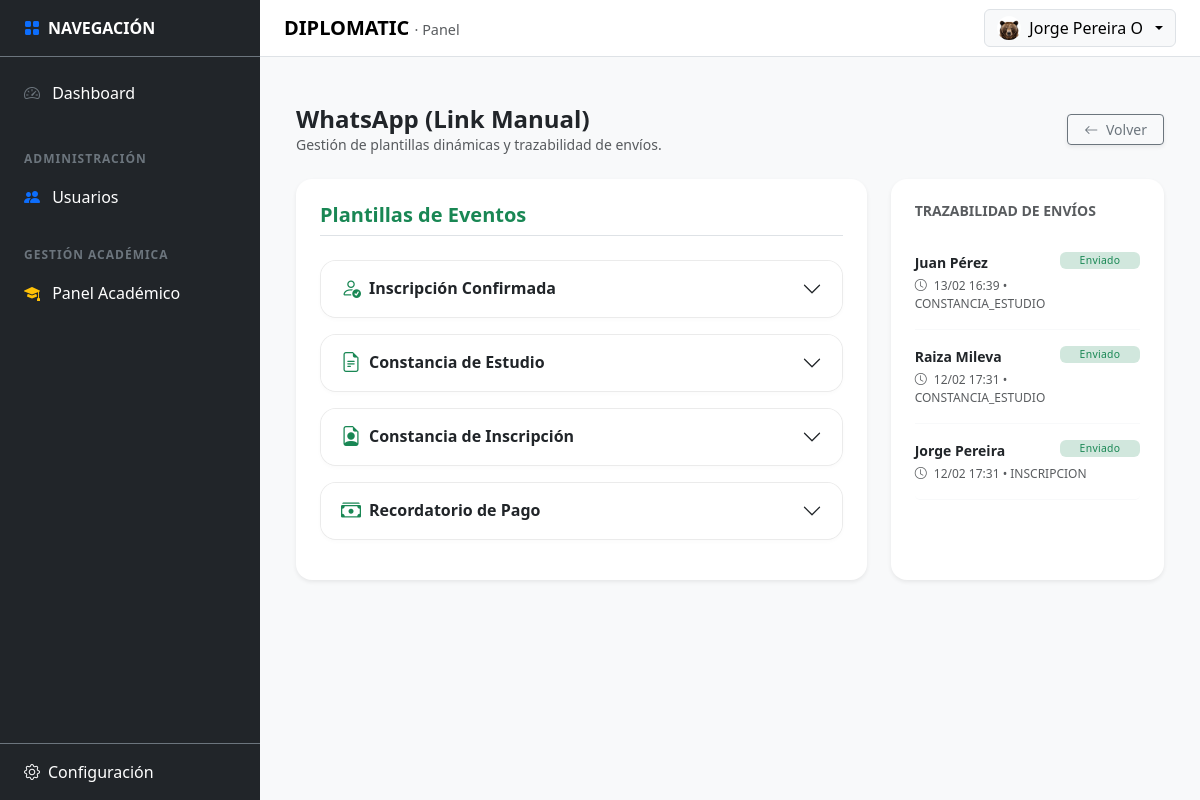
The app's page /public/settings/whatsapp (signed in) with its own data.
### tables this page shows
CREATE TABLE `tbl_wa_manual_logs` (
  `id` int(11) NOT NULL,
  `estudiante` varchar(255) DEFAULT NULL,
  `evento` varchar(50) DEFAULT NULL,
  `telefono` varchar(50) DEFAULT NULL,
  `fecha_envio` timestamp NOT NULL DEFAULT current_timestamp()
);

### app/core/Controller.php (called while the page is built, shortened)
<?php
abstract class Controller
{
    protected function view(string $viewPath, array $data = []): void
    {
        View::render($viewPath, $data);
    }
}

### app/controllers/SettingsWhatsappController.php (called while the page is built, shortened)
<?php
final class SettingsWhatsappController extends Controller
{
    private $db;
    public function __construct()
    {
        $this->db = (new Database())->getConnection();
    }
    public function index(): void
    {
        $stmt = $this->db->query("SELECT * FROM tbl_wa_manual_templates");
        $templatesRaw = $stmt->fetchAll(PDO::FETCH_ASSOC);
        $templates = [];
        foreach ($templatesRaw as $t) { $templates[$t['evento']] = $t; }
        $stmtLogs = $this->db->query("SELECT * FROM tbl_wa_manual_logs ORDER BY fecha_envio DESC LIMIT 15");
        $logs = $stmtLogs->fetchAll(PDO::FETCH_ASSOC);
        $this->view('settings/whatsapp', [
            'title'     => 'Configuración WhatsApp',
            'templates' => $templates,
            'logs'      => $logs
        ]);
    }
}

### app/core/Router.php (called while the page is built, shortened)
<?php
final class Router
{
  private array $routes = [
    'GET' => [],
    'POST' => [],
  ];
  public function get(string $path, array $handler): void
  {
    $this->routes['GET'][$this->normalize($path)] = $handler;
  }
  public function post(string $path, array $handler): void
  {
    $this->routes['POST'][$this->normalize($path)] = $handler;
  }
  public function dispatch(): void
  {
    $method = $_SERVER['REQUEST_METHOD'] ?? 'GET';
    $uri = parse_url($_SERVER['REQUEST_URI'] ?? '/', PHP_URL_PATH) ?? '/';
    $basePath = $this->detectBasePath();
    $path = $this->normalize(str_replace($basePath, '', $uri) ?: '/');
    $handler = $this->routes[$method][$path] ?? null;
    [$class, $action] = $handler;
    $controller = new $class();
    $controller->$action();
  }
  private function normalize(string $path): string
  {
    $path = '/' . trim($path, '/');
    return $path === '//' ? '/' : $path;
  }
  private function detectBasePath(): string
  {
    $scriptName = $_SERVER['SCRIPT_NAME'] ?? '';
    $dir = str_replace('\\', '/', dirname($scriptName));
    return rtrim($dir, '/');
  }
}

### app/core/Bootstrap.php (called while the page is built, shortened)
<?php
final class Bootstrap
{
    public function run(): void
    {
        $router = new Router();
        $router->get('/', [AuthController::class, 'showLogin']);
        $router->post('/login', [AuthController::class, 'doLogin']);
        $router->get('/logout', [AuthController::class, 'logout']);
        $router->get('/dashboard', [DashboardController::class, 'index']);
        $router->get('/profile', [ProfileController::class, 'index']);
        $router->post('/profile/update', [ProfileController::class, 'update']);
        $router->get('/profile/security', [ProfileController::class, 'security']);
        $router->post('/profile/change-password', [ProfileController::class, 'changePassword']);
        $router->get('/settings', [SettingsController::class, 'index']);
        $router->get('/settings/correo', [SettingsEmailController::class, 'index']);
        $router->post('/settings/save-correo', [SettingsEmailController::class, 'save']);
        $router->post('/settings/test-correo', [SettingsEmailController::class, 'test']);
        $router->get('/settings/empresa', [SettingsCompanyController::class, 'index']);
        $router->post('/settings/empresa/save', [SettingsCompanyController::class, 'save']);
        $router->get('/settings/whatsapp', [SettingsWhatsappController::class, 'index']);
        $router->post('/settings/whatsapp/save-template', [SettingsWhatsappController::class, 'saveTemplate']);
        $router->post('/settings/whatsapp/log', [SettingsWhatsappController::class, 'logSend']);
        $router->get('/settings/eventos', [SettingsEventsController::class, 'index']);
        $router->get('/settings/eventos/filter', [SettingsEventsController::class, 'filter']);
        $router->get('/academic', [AcademicController::class, 'index']);
        $router->get('/academic/diplomados', [DiplomadosController::class, 'index']);
        $router->get('/academic/diplomados/create', [DiplomadosController::class, 'create']);
        $router->post('/academic/diplomados/save', [DiplomadosController::class, 'save']);
        $router->get('/academic/diplomados/edit', [DiplomadosController::class, 'edit']);
        $router->post('/academic/diplomados/update', [DiplomadosController::class, 'update']);
        $router->post('/academic/diplomados/delete', [DiplomadosController::class, 'delete']);
        $router->get('/academic/diplomados/getDetails', [DiplomadosController::class, 'getDetails']);
        $router->get('/academic/diplomados/export', [\App\Controllers\ExportController::class, 'pdf']);
        $router->get('/academic/cohortes', [CohortesController::class, 'index']);
        $router->get('/academic/cohortes/create', [CohortesController::class, 'create']);
        $router->post('/academic/cohortes/save', [CohortesController::class, 'save']);
        $router->post('/academic/cohortes/update', [CohortesController::class, 'update']);
        $router->post('/academic/cohortes/delete', [CohortesController::class, 'delete']);
        $router->get('/academic/cohortes/getDetails', [CohortesController::class, 'getDetails']);
        $router->get('/academic/cohortes/changeStatus', [CohortesController::class, 'changeStatus']);
        $router->get('/academic/cohortes/logAccess', [CohortesController::class, 'logAccess']);
        $router->get('/academic/cohortes-config', [CohortesConfigController::class, 'index']);
        $router->get('/academic/cohortes-config/getDetails', [CohortesConfigController::class, 'getDetails']);
        $router->post('/academic/cohortes-config/updateStatus', [CohortesConfigController::class, 'updateStatus']);
        $router->post('/academic/cohortes-config/hardDelete', [CohortesConfigController::class, 'hardDelete']);
        $router->get('/academic/grupos', [GruposController::class, 'index']);
        $router->post('/academic/grupos/save', [GruposController::class, 'save']);
        $router->post('/academic/grupos/update', [GruposController::class, 'update']);
        $router->post('/academic/grupos/delete', [GruposController::class, 'delete']);
        $router->get('/academic/grupos/getDetails', [GruposController::class, 'getDetails']);
        $router->get('/academic/grupos/logAccess', [GruposController::class, 'logAccess']);
        $router->get('/academic/profesores', [ProfesoresController::class, 'index']);
        $router->get('/academic/profesores/create', [ProfesoresController::class, 'create']);
        $router->post('/academic/profesores/save', [ProfesoresController::class, 'save']);
        $router->get('/academic/profesores/edit', [ProfesoresController::class, 'edit']);
        $router->post('/academic/profesores/updateBase', [ProfesoresController::class, 'updateBase']);
        $router->post('/academic/profesores/delete', [ProfesoresController::class, 'delete']);
        $router->get('/academic/profesores/getDetails', [ProfesoresController::class, 'getDetails']);
        $router->get('/academic/profesores/logAccess', [ProfesoresController::class, 'logAccess']);
        $router->post('/academic/profesores/saveFormation', [ProfesoresController::class, 'saveFormation']);
        $router->post('/academic/profesores/deleteFormation', [ProfesoresController::class, 'deleteFormation']);
        $router->post('/academic/profesores/saveWork', [ProfesoresController::class, 'saveWork']);
        $router->post('/academic/profesores/deleteWork', [ProfesoresController::class, 'deleteWork']);
        $router->post('/academic/profesores/saveSpecialty', [ProfesoresController::class, 'saveSpecialty']);
        $router->post('/academic/profesores/deleteSpecialty', [ProfesoresController::class, 'deleteSpecialty']);
        $router->post('/academic/profesores/uploadDocument', [ProfesoresController::class, 'uploadDocument']);
        $router->post('/academic/profesores/deleteDocument', [ProfesoresController::class, 'deleteDocument']);
        $router->post('/academic/profesores/uploadPhoto', [ProfesoresController::class, 'uploadPhoto']);
        $router->get('/UserSecurity', [UserSecurityController::class, 'index']);
        $router->post('/UserSecurityController/updatePassword', [UserSecurityController::class, 'changePassword']);
        $router->post('/UserSecurityController/updateStatus', [UserSecurityController::class, 'changeStatus']);
        $router->get('/users', [UsersController::class, 'index']);
        $router->post('/users/save', [UsersController::class, 'save']);
        $router->post('/users/delete', [UsersController::class, 'delete']);
        $router->get('/register', [RegisterController::class, 'index']);
        $router->post('/register/submit', [RegisterController::class, 'submit']);
        $router->get('/register/validate', [RegisterController::class, 'validateToken']);
        $router->post('/register/create-password', [RegisterController::class, 'createPassword']);
        $router->get('/register/complete', [RegisterController::class, 'completeProfile']);
        $router->get('/forgot-password', [RegisterController::class, 'forgotPasswordIndex']);
        $router->post('/forgot-password/submit', [RegisterController::class, 'forgotPasswordSubmit']);
        $router->dispatch();
    }
}

### public/index.php (called while the page is built, shortened)
<?php
require_once __DIR__ . '/../app/core/Autoload.php';
$app = new \App\Core\Bootstrap();
$app->run();

### app/core/Autoload.php (called while the page is built, shortened)
<?php
spl_autoload_register(function (string $class): void {
  $prefix = 'App\\';
  $baseDir = __DIR__ . '/../';
  $len = strlen($prefix);
  $relativeClass = substr($class, $len);
  $relativePath = str_replace('\\', '/', $relativeClass);
  $parts = explode('/', $relativePath);
  if (!empty($parts[0])) {
    $map = [
      'Core'        => 'core',
      'Controllers' => 'controllers',
      'Models'      => 'models',
      'Config'      => 'config',
      'Middleware'  => 'middleware',
      'Views'       => 'views',
      'Services'    => 'services',
    ];
    if (isset($map[$parts[0]])) {
      $partsMapped = $parts;
      $partsMapped[0] = $map[$parts[0]];
      $file = $baseDir . implode('/', $partsMapped) . '.php';
      if (file_exists($file)) { require_once $file; return; }
    }
  }
});

### app/core/Database.php (called while the page is built, shortened)
<?php
final class Database
{
  private static ?PDO $pdo = null;
  public static function getConnection(): PDO
  {
    if (self::$pdo instanceof PDO) {
      return self::$pdo;
    }
    $configFile = __DIR__ . '/../config/database.php';
    $cfg = require $configFile;
    $host = $cfg['host'] ?? '127.0.0.1';
    $dbname = $cfg['dbname'] ?? '';
    $user = $cfg['user'] ?? 'root';
    $pass = $cfg['pass'] ?? '';
    $charset = $cfg['charset'] ?? 'utf8mb4';
    $dsn = "mysql:host={$host};dbname={$dbname};charset={$charset}";
    try {
      self::$pdo = new PDO($dsn, $user, $pass, [
        PDO::ATTR_ERRMODE => PDO::ERRMODE_EXCEPTION,
        PDO::ATTR_DEFAULT_FETCH_MODE => PDO::FETCH_ASSOC,
        PDO::ATTR_EMULATE_PREPARES => false,
      ]);
      return self::$pdo;
    } catch (PDOException $e) {
      throw new \RuntimeException('Error de conexión a la base de datos. Verifique credenciales y que MySQL esté activo.');
    }
  }
}

### app/config/database.php (called while the page is built)
<?php
return [
  'host' => '127.0.0.1',
  'dbname' => 'db_diplomatic',
  'user' => 'root',
  'pass' => '',
  'charset' => 'utf8mb4',
];

### app/views/settings/whatsapp.php (the view, shortened to what this page needs)
<?php
$basePath = rtrim(str_replace('\\', '/', dirname($_SERVER['SCRIPT_NAME'] ?? '')), '/');
?>
<link rel="stylesheet" href="<?= $basePath ?>/assets/css/whatsapp_manual.css?v=<?= time() ?>">
<div class="container-fluid py-4">
    <div class="d-flex justify-content-between align-items-center mb-4">
        <div>
            <h2 class="h4 fw-bold mb-0 text-dark">WhatsApp (Link Manual)</h2>
            <p class="text-muted small mb-0">Gestión de plantillas dinámicas y trazabilidad de envíos.</p>
        </div>
        <a href="<?= $basePath ?>/settings" class="btn btn-outline-secondary btn-sm px-3 shadow-sm">
            <i class="bi bi-arrow-left me-1"></i> Volver
        </a>
    </div>
    <div class="row g-4">
        <div class="col-lg-8">
            <div class="card border-0 shadow-sm p-4 rounded-4">
                <h5 class="fw-bold mb-4 border-bottom pb-2 text-success">Plantillas de Eventos</h5>
                <div class="accordion accordion-flush" id="waAccordion">
                    <?php
                    $eventos = [
                        'INSCRIPCION' => ['Inscripción Confirmada', 'bi-person-check'],
                        'CONSTANCIA_ESTUDIO' => ['Constancia de Estudio', 'bi-file-earmark-text'],
                        'CONSTANCIA_INSCRIPCION' => ['Constancia de Inscripción', 'bi-file-earmark-person'],
                        'PAGO' => ['Recordatorio de Pago', 'bi-cash-stack']
                    ];
                    foreach($eventos as $key => $info):
                    ?>
                    <div class="accordion-item border rounded-4 mb-3 overflow-hidden">
                        <h2 class="accordion-header">
                            <button class="accordion-button collapsed fw-bold" type="button" data-bs-toggle="collapse" data-bs-target="#coll-<?= $key ?>">
                                <i class="<?= $info[1] ?> me-2 text-success fs-5"></i> <?= $info[0] ?>
                            </button>
                        </h2>
                    </div>
                    <?php endforeach; ?>
                </div>
            </div>
        </div>
        <div class="col-lg-4">
            <div class="card border-0 shadow-sm p-4 rounded-4 h-100">
                <h5 class="fw-bold mb-3 small text-muted text-uppercase">Trazabilidad de Envíos</h5>
                <div class="list-group list-group-flush small">
                    <?php foreach($logs as $l): ?>
                    <div class="list-group-item px-0 py-3 border-bottom border-light">
                        <div class="d-flex justify-content-between align-items-start">
                            <span class="fw-bold text-dark d-block"><?= htmlspecialchars($l['estudiante']) ?></span>
                            <span class="badge bg-success-subtle text-success" style="font-size: 0.65rem;">Enviado</span>
                        </div>
                        <div class="text-muted mt-1" style="font-size: 0.75rem;">
                            <i class="bi bi-clock me-1"></i> <?= date('d/m H:i', strtotime($l['fecha_envio'])) ?> • <?= $l['evento'] ?>
                        </div>
                    </div>
                    <?php endforeach; ?>
                </div>
            </div>
        </div>
    </div>
</div>

### public/assets/css/panel.css (style rules this page uses)
:root { --sidebar-width: 260px; }

### public/assets/css/users.css (style rules this page uses)
.badge { min-width: 80px; font-weight: 500; letter-spacing: 0.3px; }

### public/assets/css/whatsapp_manual.css (style rules this page uses)
.accordion-item { border: 1px solid rgba(0,0,0,.08) !important; box-shadow: 0 2px 4px rgba(0,0,0,.02); }

### records on screen
tbl_wa_manual_logs: estudiante "Juan Pérez", fecha_envio "13/02 16:39", evento "CONSTANCIA_ESTUDIO"
tbl_wa_manual_logs: estudiante "Raiza Mileva", fecha_envio "12/02 17:31", evento "CONSTANCIA_ESTUDIO"
tbl_wa_manual_logs: estudiante "Jorge Pereira", fecha_envio "12/02 17:31", evento "INSCRIPCION"

### other values on screen
$userName "Jorge Pereira O"
$info[0] "Inscripción Confirmada"
$info[0] "Constancia de Estudio"
$info[0] "Constancia de Inscripción"
$info[0] "Recordatorio de Pago"
